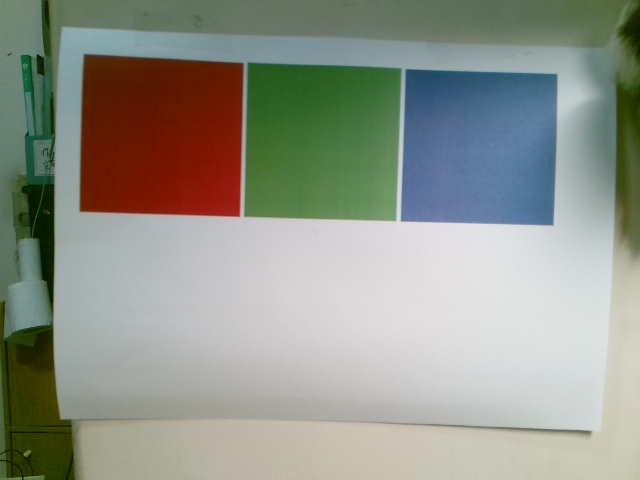
#> input picture test_code/find_fruit_box/example242.jpg, 640 x 480 px
$ python image_test.py
#> lines starting #> are read from the running program, lines starting #| are printed output that depends on the picture; after the words box and inside, x2 and y2 are one past the last pixel; in counts of white or black regions, pixels touching at a corner belong together
from typing import Counter
import cv2
import numpy as np
import ipdb
import queue
import statistics
import matplotlib.pyplot as plt
import os
import traceback


# (hMin = 10 , sMin = 101, vMin = 112), (hMax = 29 , sMax = 182, vMax = 193)

if __name__ == '__main__':

    while True:

        image=cv2.imread('example242.jpg',cv2.IMREAD_COLOR)
#> image is the input picture: shape (480, 640, 3); mean B, G, R 138, 148.7, 144.4
        image_copy=image.copy()
        hsv=cv2.cvtColor(image_copy,cv2.COLOR_BGR2HSV)
#> hsv: shape (480, 640, 3); mean H, S, V 68, 67.1, 159.5

        lower_mask = np.array([0,194,69])
        upper_mask = np.array([26,255,176])

        mask=cv2.inRange(hsv,lower_mask,upper_mask)
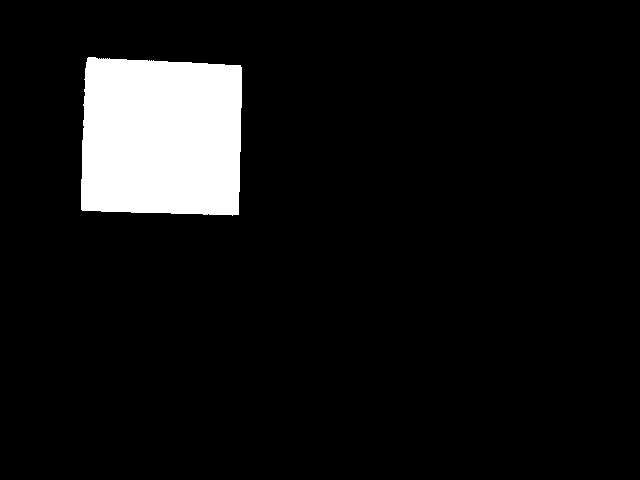
#> mask: shape (480, 640); 7.8% white; 1 white region, box (x1, y1, x2, y2) and area: (81, 57, 242, 216) 23975

        canny=cv2.Canny(mask,100,200)
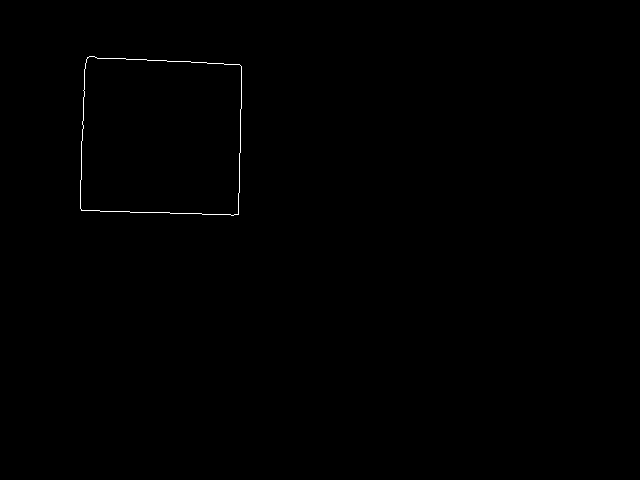
#> canny: shape (480, 640); 0.2% white in thin lines or dots, all inside (x1, y1, x2, y2) = (80, 56, 242, 216)
        minLineLength=50
        maxLineGap=10
        lines = cv2.HoughLinesP(canny, 1, np.pi / 180, 60, minLineLength=minLineLength, maxLineGap=maxLineGap)
#> lines = [[240, 152, 241, 66], [82, 140, 85, 63], [87, 57, 175, 61], [81, 210, 188, 213]]
        for line in lines:
            x1, y1, x2, y2 = line[0]
            cv2.line(image_copy, (x1, y1), (x2, y2), (0, 255, 0), 2)
#> this loop made 4 passes
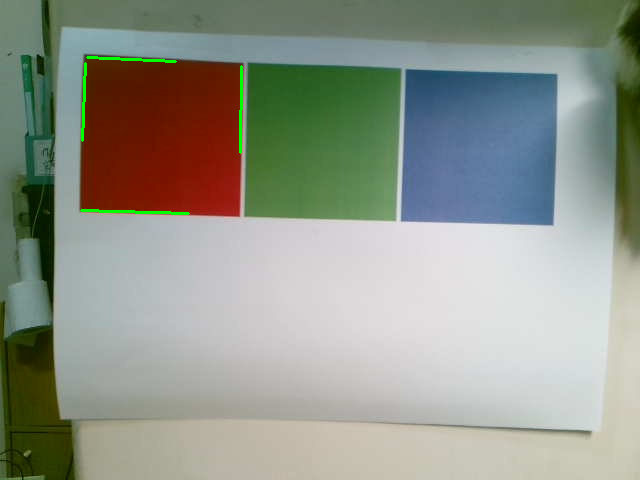
#> image_copy: shape (480, 640, 3); 0.36% of pixels changed, all inside (x1, y1, x2, y2) = (80, 56, 243, 215)
        cv2.imshow("line_detect_possible_demo",image_copy)


        # cv2.imshow('image',image)
        # cv2.imshow('mask',mask)
        # cv2.imshow('canny',canny)


        if cv2.waitKey(0):
#> (key Esc is pressed here)
            break
